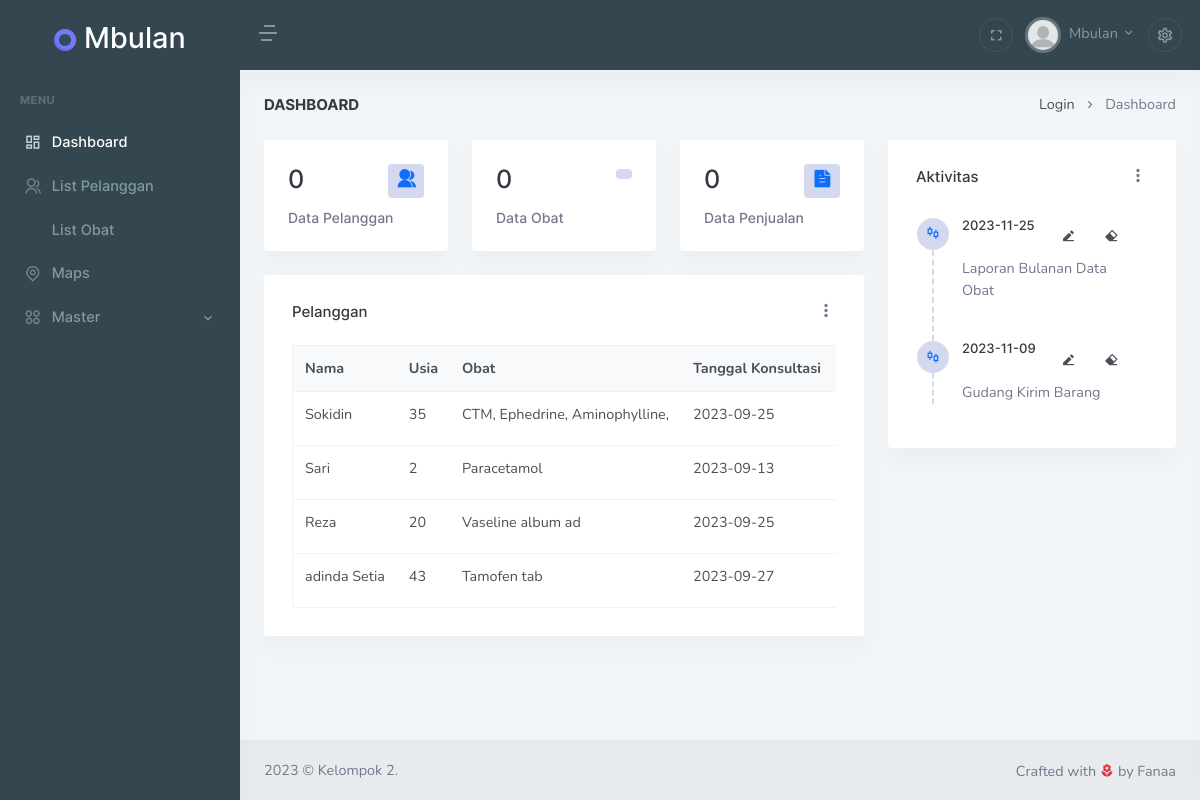
The page /application/Dashboard.php (signed in) on the database its author committed.
### tables this page shows
CREATE TABLE `tbl_pelanggan` (
  `id_pelanggan` int(50) NOT NULL,
  `nama_pelanggan` varchar(100) NOT NULL,
  `usia_pelanggan` int(15) NOT NULL,
  `tensi_pelanggan` varchar(100) NOT NULL,
  `penyakit_pelanggan` varchar(100) NOT NULL,
  `obat_pelanggan` varchar(100) NOT NULL,
  `dosis_obat` varchar(100) NOT NULL,
  `tgl_konsultasi` date NOT NULL
);

CREATE TABLE `tbl_aktv` (
  `id_aktv` int(11) NOT NULL,
  `tgl_aktv` date NOT NULL,
  `ket_aktv` varchar(100) NOT NULL
);

### application/Dashboard.php (the view, shortened to what the rows shown need)
<?php
    require_once "../config/config.php";
    $data_pelanggan = query('SELECT * FROM tbl_pelanggan');
?>
<!doctype html>
<html lang="en">
    <head>
        <link href="assets/libs/admin-resources/jquery.vectormap/jquery-jvectormap-1.2.2.css" rel="stylesheet" type="text/css" />
        <link href="assets/libs/datatables.net-bs4/css/dataTables.bootstrap4.min.css" rel="stylesheet" type="text/css" />
        <link href="assets/libs/datatables.net-responsive-bs4/css/responsive.bootstrap4.min.css" rel="stylesheet"type="text/css" />
        <link href="assets/css/bootstrap.min.css" id="bootstrap-style" rel="stylesheet" type="text/css" />
        <link href="assets/css/icons.min.css" rel="stylesheet" type="text/css" />
        <link href="https://cdn.jsdelivr.net/npm/remixicon@3.5.0/fonts/remixicon.css" rel="stylesheet">
        <link href="assets/css/app.min.css" id="app-style" rel="stylesheet" type="text/css" />
    </head>
    <body data-topbar="dark" data-sidebar="dark">
    <div id="layout-wrapper">
        <header id="page-topbar">
            <div class="navbar-header">
                <div class="d-flex">
                    <div class="navbar-brand-box">
                        <a href="dashboard.php" class="logo logo-light">
                            <span class="logo-lg">
                                <h2 style="margin-top: 1.3rem; color: white"><img src="assets/images/logo-sm-light.png" alt="logo-sm-light" height="22"/> Mbulan</h2>
                            </span>
                        </a>
                    </div>
                </div>
            </div>
        </header>
        <div class="main-content">
            <div class="page-content">
                <div class="container-fluid">
                    <div class="row">
                        <div class="col-xl-8">
                            <div class="col-xl-12">
                                <div class="card">
                                    <div class="card-body">
                                        <div class="table-responsive">
                                            <table class="table table-centered border table-nowrap mb-0"
                                                style="border-collapse: collapse; border-spacing: 0; width: 100%;">
                                                <thead class="table-light">
                                                    <tr>
                                                        <th>Nama</th>
                                                        <th>Usia</th>
                                                        <th>Obat</th>
                                                        <th>Tanggal Konsultasi</th>
                                                        <th colspan="2"></th>
                                                    </tr>
                                                </thead>
                                                <tbody>
                                                    <?php
                                                        foreach($data_pelanggan as $pelanggan){
                                                    ?>
                                                    <tr>
                                                        <td><?= $pelanggan['nama_pelanggan']?></td>
                                                        <td><?= $pelanggan['usia_pelanggan']?></td>
                                                        <td><?= $pelanggan['obat_pelanggan']?></td>
                                                        <td><?= $pelanggan['tgl_konsultasi']?></td>
                                                        <td style="width: 134px">
                                                        </td>
                                                    </tr>
                                                    <?php } ?>
                                            </table>
                                        </div>
                                    </div>
                                </div>
                            </div>
                        </div>
                        <div class="col-xl-4">
                            <div class="card">
                                <div class="card-body bg-transparent">
                                    <div class="pe-lg-3" data-simplebar style="max-height: 350px;">
                                        <ul class="list-unstyled activity-wid">
                                            <?php
                                                $data_aktivitas = query('SELECT * FROM tbl_aktv ORDER BY id_aktv DESC');
                                                foreach($data_aktivitas as $aktv){
                                            ?>
                                            <li class="activity-list border-left">
                                                <div class="activity-icon avatar-xs">
                                                    <span class="avatar-title bg-soft-primary text-primary rounded-circle">
                                                        <i class="ri-stock-line"></i>
                                                    </span>
                                                </div>
                                                <div>
                                                    <div class="d-flex">
                                                        <div class="flex-1">
                                                            <h5 class="font-size-13"><?= $aktv['tgl_aktv']?> </h5>
                                                        </div>
                                                        <div>
                                                            <small class="text-muted">
                                                                <a href="controller/aktivitas/update.php?id_aktv=<?= $aktv['id_aktv']?>" class="btn btn-sm-primary">
                                                                    <i class="ri-edit-2-fill"></i>
                                                                </a>
                                                                <a href="controller/aktivitas/delete.php?id_aktv=<?= $aktv['id_aktv']?>" class="btn btn-sm-primary" onclick="return confirm('Hapus Aktivitas?');">
                                                                    <i class="ri-eraser-fill"></i>
                                                                </a>
                                                            </small>
                                                        </div>
                                                    </div>
                                                    <div>
                                                        <p class="text-muted mb-0"><?= $aktv['ket_aktv']?></p>
                                                    </div>
                                                </div>
                                            </li>
                                            <?php } ?>
                                        </ul>
                                    </div>
                                </div>
                            </div>
                        </div>
                    </div>
                </div>
            </div>
        </div>
    </div>
    </body>
</html>

### rows shown on the page
tbl_pelanggan: nama_pelanggan "Sokidin", usia_pelanggan "35", obat_pelanggan "CTM, Ephedrine, Aminophylline,", tgl_konsultasi "2023-09-25"
tbl_pelanggan: nama_pelanggan "Sari", usia_pelanggan "2", obat_pelanggan "Paracetamol", tgl_konsultasi "2023-09-13"
tbl_pelanggan: nama_pelanggan "Reza", usia_pelanggan "20", obat_pelanggan "Vaseline album ad", tgl_konsultasi "2023-09-25"
tbl_pelanggan: nama_pelanggan "adinda Setia", usia_pelanggan "43", obat_pelanggan "Tamofen tab", tgl_konsultasi "2023-09-27"
tbl_aktv: tgl_aktv "2023-11-25", ket_aktv "Laporan Bulanan Data Obat"
tbl_aktv: tgl_aktv "2023-11-09", ket_aktv "Gudang Kirim Barang"
